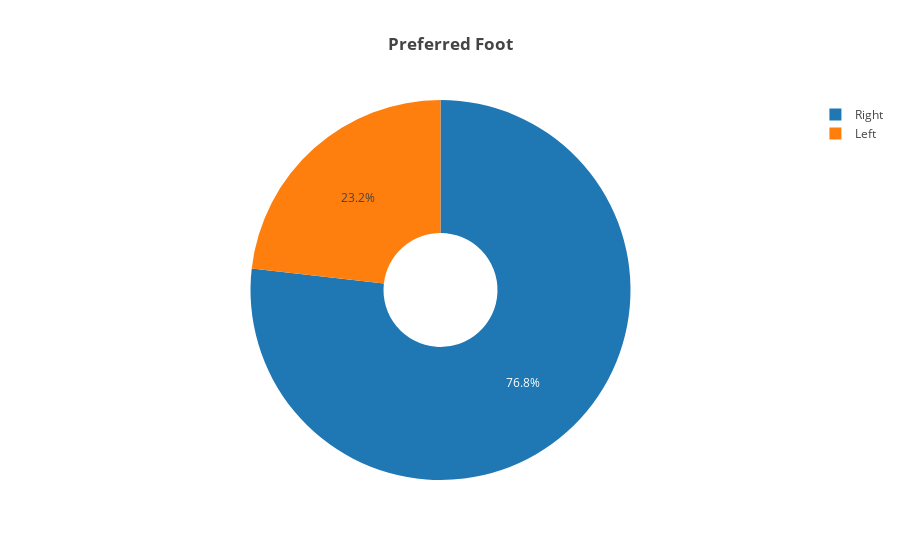

Notebook cell for this chart:
### Markdown cell above
**Are the players Right Footed  or Left Footed?**

### Code cell
trace3 = go.Pie(values=data['Preferred Foot'].value_counts().values,
                 labels=data['Preferred Foot'].value_counts().index.values,
                 hole=0.3
                )
 

layout = go.Layout(title='<b>Preferred Foot</b>')

fig = go.Figure(data=[trace3], layout=layout)
py.iplot(fig)

### Figure 1 — Plotly figure (JSON) as saved in the notebook; plotly's stock layout.template omitted (floating-point values rounded to 4 significant figures)
{"data": [{"hole": 0.3, "labels": ["Right", "Left"], "type": "pie", "uid": "d83924ee-515a-4a96-82f4-f9b8a8cc92a6", "values": [13938, 4209]}], "layout": {"title": {"text": "<b>Preferred Foot</b>"}}}
